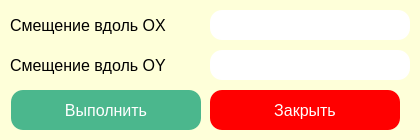
<?xml version="1.0" encoding="UTF-8"?>
<ui version="4.0">
 <class>TransferWindow</class>
 <widget class="QDialog" name="TransferWindow">
  <property name="geometry">
   <rect>
    <x>0</x>
    <y>0</y>
    <width>420</width>
    <height>140</height>
   </rect>
  </property>
  <property name="windowTitle">
   <string>Dialog</string>
  </property>
  <property name="styleSheet">
   <string notr="true">border-radius: 12px;
color: black;
background-color: rgb(254, 255, 217);</string>
  </property>
  <widget class="QLabel" name="label">
   <property name="geometry">
    <rect>
     <x>10</x>
     <y>10</y>
     <width>200</width>
     <height>30</height>
    </rect>
   </property>
   <property name="font">
    <font>
     <pointsize>12</pointsize>
    </font>
   </property>
   <property name="text">
    <string>Смещение вдоль OX</string>
   </property>
  </widget>
  <widget class="QLineEdit" name="lineEdit">
   <property name="geometry">
    <rect>
     <x>210</x>
     <y>10</y>
     <width>200</width>
     <height>30</height>
    </rect>
   </property>
   <property name="font">
    <font>
     <pointsize>12</pointsize>
    </font>
   </property>
   <property name="styleSheet">
    <string notr="true">background-color: rgb(255, 255, 255);</string>
   </property>
  </widget>
  <widget class="QPushButton" name="pushButton">
   <property name="geometry">
    <rect>
     <x>11</x>
     <y>90</y>
     <width>190</width>
     <height>40</height>
    </rect>
   </property>
   <property name="font">
    <font>
     <pointsize>12</pointsize>
    </font>
   </property>
   <property name="styleSheet">
    <string notr="true">border-radius: 12px;
color: white;
background-color: rgb( 75, 183, 141 );</string>
   </property>
   <property name="text">
    <string>Выполнить</string>
   </property>
  </widget>
  <widget class="QLineEdit" name="lineEdit_2">
   <property name="geometry">
    <rect>
     <x>210</x>
     <y>50</y>
     <width>200</width>
     <height>30</height>
    </rect>
   </property>
   <property name="font">
    <font>
     <pointsize>12</pointsize>
    </font>
   </property>
   <property name="styleSheet">
    <string notr="true">background-color: rgb(255, 255, 255);</string>
   </property>
  </widget>
  <widget class="QLabel" name="label_2">
   <property name="geometry">
    <rect>
     <x>10</x>
     <y>50</y>
     <width>200</width>
     <height>30</height>
    </rect>
   </property>
   <property name="font">
    <font>
     <pointsize>12</pointsize>
    </font>
   </property>
   <property name="text">
    <string>Смещение вдоль OY</string>
   </property>
  </widget>
  <widget class="QPushButton" name="pushButton_2">
   <property name="geometry">
    <rect>
     <x>210</x>
     <y>90</y>
     <width>190</width>
     <height>40</height>
    </rect>
   </property>
   <property name="font">
    <font>
     <pointsize>12</pointsize>
    </font>
   </property>
   <property name="styleSheet">
    <string notr="true">border-radius: 12px;
color: white;
background-color: rgb( 255, 0, 0 );</string>
   </property>
   <property name="text">
    <string>Закрыть</string>
   </property>
  </widget>
 </widget>
 <resources/>
 <connections>
  <connection>
   <sender>pushButton_2</sender>
   <signal>clicked()</signal>
   <receiver>TransferWindow</receiver>
   <slot>close()</slot>
   <hints>
    <hint type="sourcelabel">
     <x>330</x>
     <y>112</y>
    </hint>
    <hint type="destinationlabel">
     <x>413</x>
     <y>86</y>
    </hint>
   </hints>
  </connection>
 </connections>
</ui>
